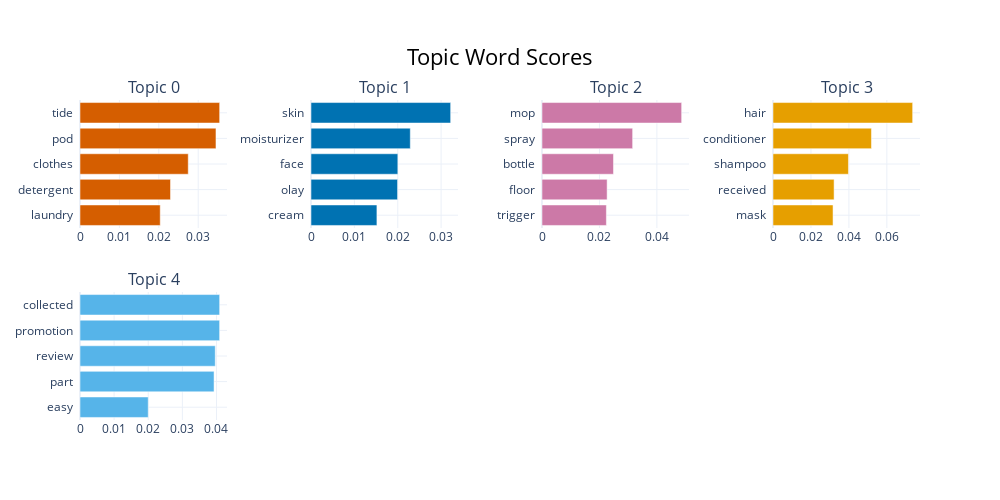

Notebook code cell kept with this figure:
### Code cell
neg_model.visualize_barchart(top_n_topics=5)

### Figure 1 — Plotly figure (JSON) as saved in the notebook; plotly's stock layout.template omitted (floating-point values rounded to 4 significant figures)
{"data": [{"marker": {"color": "#D55E00"}, "orientation": "h", "type": "bar", "x": [0.02036, 0.02297, 0.02747, 0.03451, 0.03544], "xaxis": "x", "y": ["laundry  ", "detergent  ", "clothes  ", "pod  ", "tide  "], "yaxis": "y"}, {"marker": {"color": "#0072B2"}, "orientation": "h", "type": "bar", "x": [0.0152, 0.01996, 0.02002, 0.02289, 0.0322], "xaxis": "x2", "y": ["cream  ", "olay  ", "face  ", "moisturizer  ", "skin  "], "yaxis": "y2"}, {"marker": {"color": "#CC79A7"}, "orientation": "h", "type": "bar", "x": [0.02241, 0.02267, 0.02489, 0.03156, 0.04862], "xaxis": "x3", "y": ["trigger  ", "floor  ", "bottle  ", "spray  ", "mop  "], "yaxis": "y3"}, {"marker": {"color": "#E69F00"}, "orientation": "h", "type": "bar", "x": [0.03164, 0.0322, 0.03977, 0.05188, 0.0736], "xaxis": "x4", "y": ["mask  ", "received  ", "shampoo  ", "conditioner  ", "hair  "], "yaxis": "y4"}, {"marker": {"color": "#56B4E9"}, "orientation": "h", "type": "bar", "x": [0.02, 0.03929, 0.03965, 0.04092, 0.04093], "xaxis": "x5", "y": ["easy  ", "part  ", "review  ", "promotion  ", "collected  "], "yaxis": "y5"}], "layout": {"annotations": [{"font": {"size": 16}, "showarrow": false, "text": "Topic 0", "x": 0.0875, "xanchor": "center", "xref": "paper", "y": 1, "yanchor": "bottom", "yref": "paper"}, {"font": {"size": 16}, "showarrow": false, "text": "Topic 1", "x": 0.3625, "xanchor": "center", "xref": "paper", "y": 1, "yanchor": "bottom", "yref": "paper"}, {"font": {"size": 16}, "showarrow": false, "text": "Topic 2", "x": 0.6375, "xanchor": "center", "xref": "paper", "y": 1, "yanchor": "bottom", "yref": "paper"}, {"font": {"size": 16}, "showarrow": false, "text": "Topic 3", "x": 0.9125, "xanchor": "center", "xref": "paper", "y": 1, "yanchor": "bottom", "yref": "paper"}, {"font": {"size": 16}, "showarrow": false, "text": "Topic 4", "x": 0.0875, "xanchor": "center", "xref": "paper", "y": 0.4, "yanchor": "bottom", "yref": "paper"}], "height": 500, "hoverlabel": {"bgcolor": "white", "font": {"family": "Rockwell", "size": 16}}, "showlegend": false, "title": {"font": {"color": "Black", "size": 22}, "text": "Topic Word Scores", "x": 0.5, "xanchor": "center", "yanchor": "top"}, "width": 1000, "xaxis": {"anchor": "y", "domain": [0, 0.175], "showgrid": true}, "xaxis2": {"anchor": "y2", "domain": [0.275, 0.45], "showgrid": true}, "xaxis3": {"anchor": "y3", "domain": [0.55, 0.725], "showgrid": true}, "xaxis4": {"anchor": "y4", "domain": [0.825, 1], "showgrid": true}, "xaxis5": {"anchor": "y5", "domain": [0, 0.175], "showgrid": true}, "xaxis6": {"anchor": "y6", "domain": [0.275, 0.45], "showgrid": true}, "xaxis7": {"anchor": "y7", "domain": [0.55, 0.725], "showgrid": true}, "xaxis8": {"anchor": "y8", "domain": [0.825, 1], "showgrid": true}, "yaxis": {"anchor": "x", "domain": [0.6, 1], "showgrid": true}, "yaxis2": {"anchor": "x2", "domain": [0.6, 1], "showgrid": true}, "yaxis3": {"anchor": "x3", "domain": [0.6, 1], "showgrid": true}, "yaxis4": {"anchor": "x4", "domain": [0.6, 1], "showgrid": true}, "yaxis5": {"anchor": "x5", "domain": [0, 0.4], "showgrid": true}, "yaxis6": {"anchor": "x6", "domain": [0, 0.4], "showgrid": true}, "yaxis7": {"anchor": "x7", "domain": [0, 0.4], "showgrid": true}, "yaxis8": {"anchor": "x8", "domain": [0, 0.4], "showgrid": true}}}
